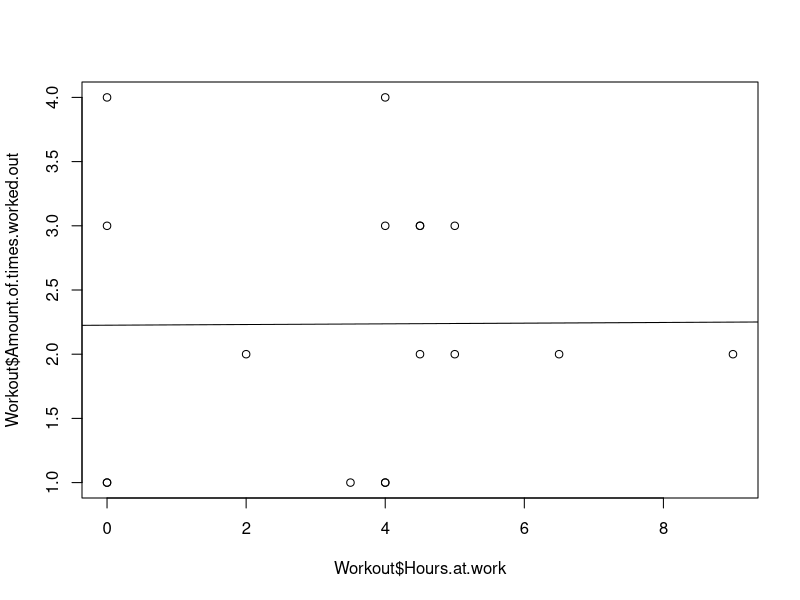
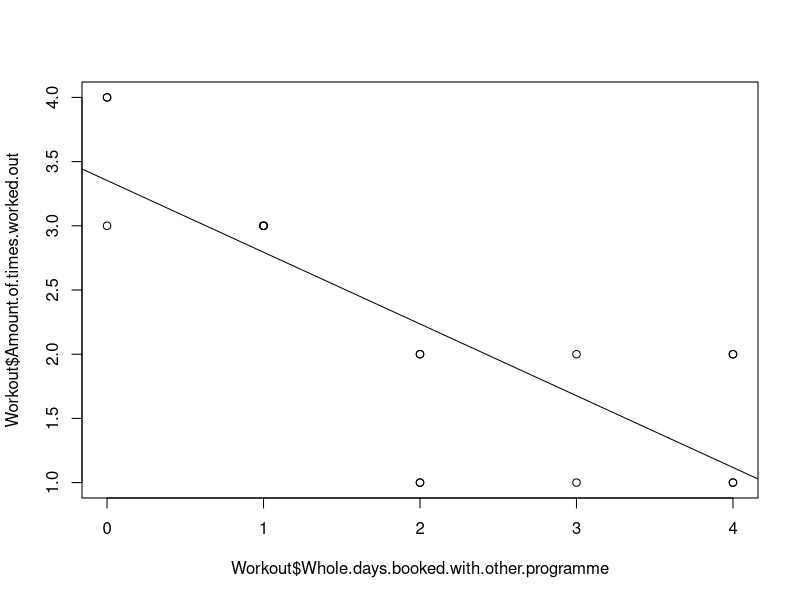

These charts were generated, in order, by the following R code:
#PROBLEM 1

# We have a 12 samples for how many days there is between an (continously repeated, normally distributed) event takes place.
# Based on the samples, ca we say that the averige amount of days between the events is 30?

#H0: The population avarage for how often the event takes place is 30 days 
#H1: The population avarage for how often the event takes place is NOT 30 days 

#Import data
PData <-read.csv2("P data_.csv",stringsAsFactors =FALSE )
PData
str(PData)

#Choose only days
OnlyDays <- PData$Days
OnlyDays

#Chck mean and sd
mean(OnlyDays)
sd(OnlyDays)

#Test if averige is 30
t.test(OnlyDays, mu=30,alternative ="two.sided")
?t.test

#ANSWER 1: With a p value of 0.057, we cannot reject H1 at 5% significance level. However, it is possible at 10% significance level.
#If we choose 5% 5% significance level, we keep H1 and say that the averige is 30 days.

#PROBLEM 2

#We have data on times worked out during specific weeks (normally distributed). We want to see if some other factors affect the amount of worked out times.

#2a)
#H0: The amount of hours spent at work does NOT affect amount of workout times
#H0: The amount of hours spent at work does affect amount of workout times

#2b)
#H0: None of the factors from the csv file affect amount of workout times
#H0: One or more of the factors from the csv file affect amount of workout times

#Import data
Workout <-read.csv2("workout.csv",stringsAsFactors =FALSE )
Workout

#Have  look at the 2a) data visually
Pic1 <-plot(Workout$Hours.at.work,Workout$Amount.of.times.worked.out)
#Does not seem to be connected

#Create regression for 2a)
regr1 <- lm(Workout$Amount.of.times.worked.out~Workout$Hours.at.work)
summary(regr1)
abline(regr1)

#ANSWER 2a): The p value is 0.98 so H0 cannot be rejected. We say that The amount of hours spent at work does NOT affect amount of workout times

#Create regression for 2b)
regr2 <- lm(Workout$Amount.of.times.worked.out~Workout$Hours.studying.for.exam+Workout$Whole.days.booked.with.other.programme+Workout$Hours.at.work)
summary(regr2)

Pic2 <-plot(Workout$Whole.days.booked.with.other.programme,Workout$Amount.of.times.worked.out)
reg3 <- lm(Workout$Amount.of.times.worked.out~Workout$Whole.days.booked.with.other.programme)
abline(reg3)

#ANSWER 2b) The p value for all factors except Whole.days.booked.with.other.programme are >0.05.
#Only Whole.days.booked.with.other.programme effects Amount.of.times.worked.out. The effect is negative. 
#We can reject H0 and say that One factor from the csv file affects amount of workout times
